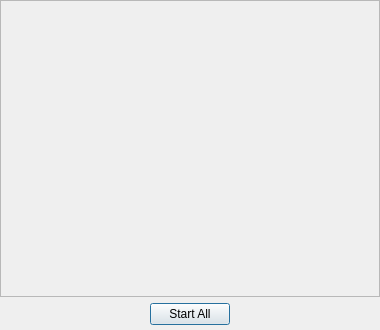
<?xml version="1.0" encoding="UTF-8"?>
<ui version="4.0">
 <class>SNDialog</class>
 <widget class="QDialog" name="SNDialog">
  <property name="geometry">
   <rect>
    <x>0</x>
    <y>0</y>
    <width>380</width>
    <height>330</height>
   </rect>
  </property>
  <property name="windowTitle">
   <string>Dialog</string>
  </property>
  <layout class="QGridLayout" name="gridLayout">
   <property name="leftMargin">
    <number>0</number>
   </property>
   <property name="topMargin">
    <number>0</number>
   </property>
   <property name="rightMargin">
    <number>0</number>
   </property>
   <property name="bottomMargin">
    <number>0</number>
   </property>
   <item row="0" column="0">
    <layout class="QVBoxLayout" name="verticalLayout">
     <property name="bottomMargin">
      <number>5</number>
     </property>
     <item>
      <widget class="QScrollArea" name="scrollArea">
       <property name="widgetResizable">
        <bool>true</bool>
       </property>
       <widget class="QWidget" name="scrollAreaWidgetContents">
        <property name="geometry">
         <rect>
          <x>0</x>
          <y>0</y>
          <width>376</width>
          <height>285</height>
         </rect>
        </property>
        <layout class="QGridLayout" name="gridLayout_3">
         <property name="leftMargin">
          <number>0</number>
         </property>
         <property name="topMargin">
          <number>0</number>
         </property>
         <property name="rightMargin">
          <number>0</number>
         </property>
         <property name="bottomMargin">
          <number>0</number>
         </property>
         <item row="0" column="0">
          <layout class="QGridLayout" name="singleSNInputLayout"/>
         </item>
        </layout>
       </widget>
      </widget>
     </item>
     <item>
      <layout class="QHBoxLayout" name="horizontalLayout">
       <item>
        <spacer name="horizontalSpacer">
         <property name="orientation">
          <enum>Qt::Horizontal</enum>
         </property>
         <property name="sizeHint" stdset="0">
          <size>
           <width>40</width>
           <height>20</height>
          </size>
         </property>
        </spacer>
       </item>
       <item>
        <widget class="QPushButton" name="allStartBtn">
         <property name="text">
          <string>Start All</string>
         </property>
        </widget>
       </item>
       <item>
        <spacer name="horizontalSpacer_2">
         <property name="orientation">
          <enum>Qt::Horizontal</enum>
         </property>
         <property name="sizeHint" stdset="0">
          <size>
           <width>40</width>
           <height>20</height>
          </size>
         </property>
        </spacer>
       </item>
      </layout>
     </item>
    </layout>
   </item>
  </layout>
 </widget>
 <resources/>
 <connections/>
</ui>
